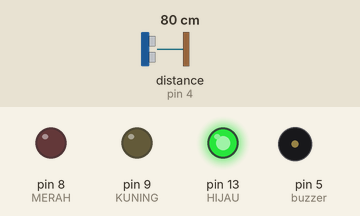
The sketch below on a simulated Arduino Uno, built with avr-gcc and run on an emulated ATmega328P. Parts: output pins drawn as LEDs (lit = HIGH), buzzer (waves = sounding, pin HIGH). Wiring (inferred from the names in the program): ultrasonic range finder: trigger pin 3; echo pin 4. The inputs (shaded band) are chosen by the test bench; at power-on: distance to the obstacle (sensor on pin 4) 80 cm. The echo pulse lasts 58.3 µs per cm; pins used as bus, display or sensor lines are not drawn; what the sketch prints to the serial monitor is not drawn.

Above: at 1.2 s.
1.3 s: distance to the obstacle (sensor on pin 4) set to 56 cm
2.8 s: distance to the obstacle (sensor on pin 4) set to 48 cm
At 3.6 s:
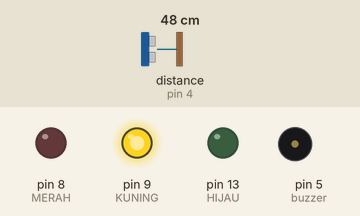
4.3 s: distance to the obstacle (sensor on pin 4) set to 12 cm
5.8 s: distance to the obstacle (sensor on pin 4) set to 9 cm
At 7.0 s:
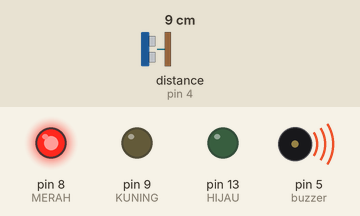
7.3 s: distance to the obstacle (sensor on pin 4) set to 18 cm
At 8.2 s:
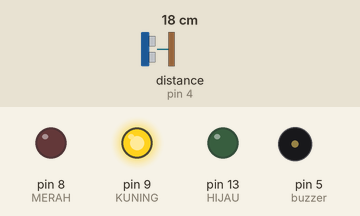
8.8 s: distance to the obstacle (sensor on pin 4) set to 2 cm
At 9.4 s:
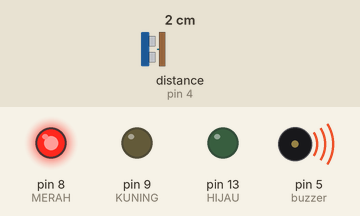
Timing chart, 0 to 11.3 s (numbered marks = the images above; inputs shaded):
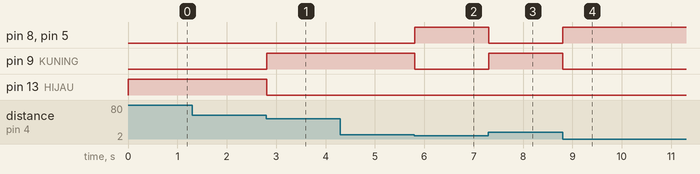

Measured:
- the behaviour switches between 51 and 50 cm on distance to the obstacle (sensor on pin 4) (found by bisection; images 0 and 1)
- the behaviour switches between 11 and 10 cm on distance to the obstacle (sensor on pin 4) (found by bisection; images 1 and 2)
- after the input at 2.8 s, pin 9 (KUNING): LOW → HIGH at once; pin 13 (HIJAU): HIGH → LOW at once
- after the input at 5.8 s, pin 8 (MERAH), pin 5 (buzzer): LOW → HIGH at once; pin 9 (KUNING): HIGH → LOW at once
- after the input at 7.3 s, pin 8 (MERAH), pin 5 (buzzer): HIGH → LOW at once; pin 9 (KUNING): LOW → HIGH at once
- after the input at 8.8 s, pin 8 (MERAH), pin 5 (buzzer): LOW → HIGH at once; pin 9 (KUNING): HIGH → LOW at once

The sketch:

ultrasonic_buzzer_led1.ino
```cpp
// C++ code
//


//pin ultrasonic
int TRIG = 3;
int ECHO = 4;
long timer;

//pin led
int MERAH = 8;
int KUNING = 9;
int HIJAU = 13;

//pin buzzer
int buzzer = 5;

void setup()
{
  Serial.begin(9600);
  pinMode(ECHO, INPUT);
  pinMode(TRIG, OUTPUT);
  pinMode(buzzer, OUTPUT);
  pinMode(MERAH, OUTPUT);
  pinMode(KUNING, OUTPUT);
  pinMode(HIJAU, OUTPUT);
}

void loop()
{
  digitalWrite(TRIG, HIGH);
  delayMicroseconds(10);
  digitalWrite(TRIG, LOW);
  int durasi;
  durasi = pulseIn(ECHO, HIGH);
  int jarak;
  jarak = durasi/2*0.0340;

  if (jarak < 10){ // jika jarak kurang dari 10
    digitalWrite(MERAH, HIGH); // maka lampu merah akan aktif
    digitalWrite(KUNING, LOW);
    digitalWrite(HIJAU, LOW);
    digitalWrite(buzzer, HIGH); // buzzer aktif
  }
  else if (jarak < 50){ // jika jarak kurang dari 50
    digitalWrite(KUNING, HIGH); // maka lampu kuning akan aktif
    digitalWrite(MERAH, LOW);
    digitalWrite(HIJAU, LOW);
    digitalWrite(buzzer, LOW);
  }
  else{ // jika tidak kurang dari 10, 50 maka:
    digitalWrite(HIJAU, HIGH); // lampu hijau akan aktif
    digitalWrite(KUNING, LOW);
    digitalWrite(MERAH, LOW);
    digitalWrite(buzzer, LOW);
  }

  Serial.println(jarak);


}
```
